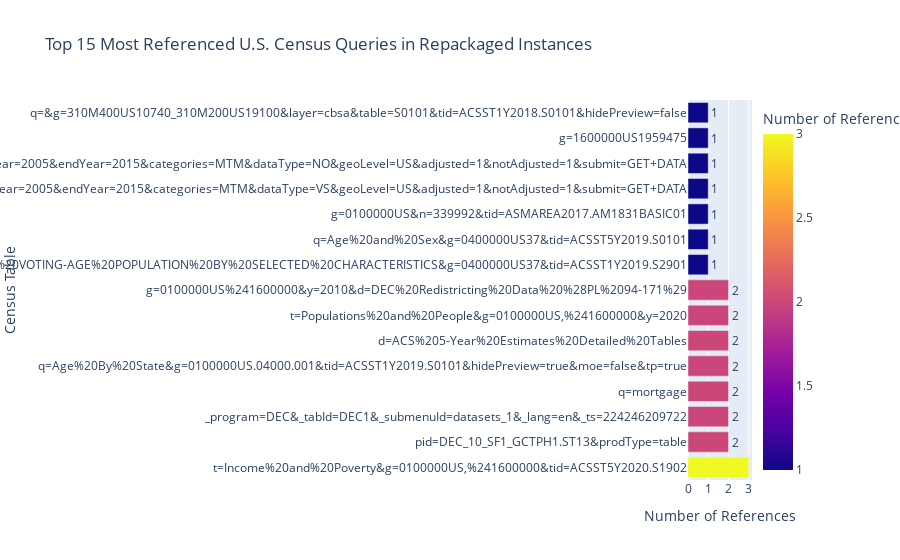

Notebook code for this chart:
### Code cell
import plotly.express as px
import pandas as pd

tables, counts = zip(*r_most_common_query)
# Create a DataFrame from the tables and counts
data = {'Census Table': tables, 'Number of References': counts}
df = pd.DataFrame(data)

# Create an interactive horizontal bar chart
fig = px.bar(df, 
             x='Number of References', 
             y='Census Table', 
             orientation='h',  # Horizontal bars
             title="Top 15 Most Referenced U.S. Census Queries in Repackaged Instances",
             labels={'Number of References': 'Number of References', 'Census Table': 'Census Table'},
             color='Number of References',  # Color bars based on count
             text='Number of References')  # Show count on hover

# Customize the hover data (you can modify this to include more details)
fig.update_traces(texttemplate='%{text}', textposition='outside')

# Invert the y-axis to show the highest count at the top
fig.update_yaxes(categoryorder='total descending')

# Show the interactive plot
fig.show()

### Figure 1 — Plotly figure (JSON) as saved in the notebook; plotly's stock layout.template omitted (floating-point values rounded to 4 significant figures)
{"data": [{"alignmentgroup": "True", "hovertemplate": "Number of References=%{marker.color}<br>Census Table=%{y}<extra></extra>", "legendgroup": "", "marker": {"color": [3, 2, 2, 2, 2, 2, 2, 2, 1, 1, 1, 1, 1, 1, 1], "coloraxis": "coloraxis", "pattern": {"shape": ""}}, "name": "", "offsetgroup": "", "orientation": "h", "showlegend": false, "text": [3, 2, 2, 2, 2, 2, 2, 2, 1, 1, 1, 1, 1, 1, 1], "textposition": "outside", "texttemplate": "%{text}", "type": "bar", "x": [3, 2, 2, 2, 2, 2, 2, 2, 1, 1, 1, 1, 1, 1, 1], "xaxis": "x", "y": ["t=Income%20and%20Poverty&g=0100000US,%241600000&tid=ACSST5Y2020.S1902", "pid=DEC_10_SF1_GCTPH1.ST13&prodType=table", "_program=DEC&_tabId=DEC1&_submenuId=datasets_1&_lang=en&_ts=224246209722", "q=mortgage", "q=Age%20By%20State&g=0100000US.04000.001&tid=ACSST1Y2019.S0101&hidePreview=true&moe=false&tp=true", "d=ACS%205-Year%20Estimates%20Detailed%20Tables", "t=Populations%20and%20People&g=0100000US,%241600000&y=2020", "g=0100000US%241600000&y=2010&d=DEC%20Redistricting%20Data%20%28PL%2094-171%29", "q=S2901%3A%20CITIZEN,%20VOTING-AGE%20POPULATION%20BY%20SELECTED%20CHARACTERISTICS&g=0400000US37&tid=ACSST1Y2019.S2901", "q=Age%20and%20Sex&g=0400000US37&tid=ACSST5Y2019.S0101", "g=0100000US&n=339992&tid=ASMAREA2017.AM1831BASIC01", "program=M3&startYear=2005&endYear=2015&categories=MTM&dataType=VS&geoLevel=US&adjusted=1&notAdjusted=1&submit=GET+DATA", "program=M3&startYear=2005&endYear=2015&categories=MTM&dataType=NO&geoLevel=US&adjusted=1&notAdjusted=1&submit=GET+DATA", "g=1600000US1959475", "q=&g=310M400US10740_310M200US19100&layer=cbsa&table=S0101&tid=ACSST1Y2018.S0101&hidePreview=false"], "yaxis": "y"}], "layout": {"barmode": "relative", "coloraxis": {"colorbar": {"title": {"text": "Number of References"}}, "colorscale": [[0, "#0d0887"], [0.1111, "#46039f"], [0.2222, "#7201a8"], [0.3333, "#9c179e"], [0.4444, "#bd3786"], [0.5556, "#d8576b"], [0.6667, "#ed7953"], [0.7778, "#fb9f3a"], [0.8889, "#fdca26"], [1, "#f0f921"]]}, "legend": {"tracegroupgap": 0}, "title": {"text": "Top 15 Most Referenced U.S. Census Queries in Repackaged Instances"}, "xaxis": {"anchor": "y", "domain": [0, 1], "title": {"text": "Number of References"}}, "yaxis": {"anchor": "x", "categoryorder": "total descending", "domain": [0, 1], "title": {"text": "Census Table"}}}}
